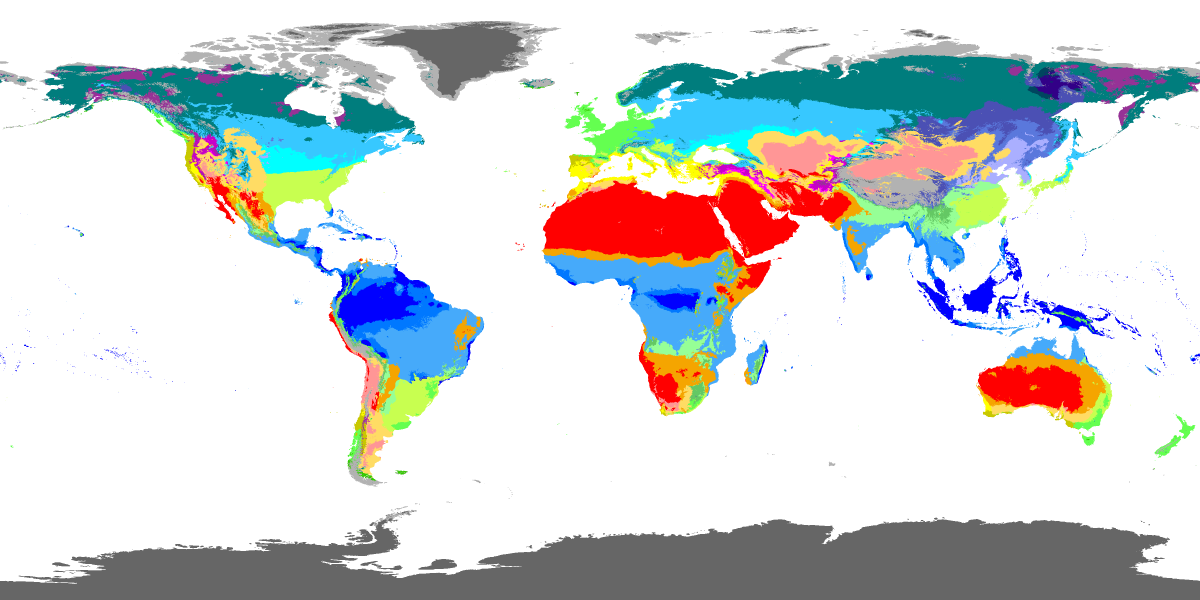
#> input picture tools/geo-cache/koppen_geiger_0p1_1991_2020.tif, 3600 x 1800 px (shown at 1/3 size)
$ python derive_climate.py
#> lines starting #> are read from the running program, lines starting #| are printed output that depends on the picture
"""Derive the climate flags from Koppen-Geiger, without a geospatial stack.

    python tools/derive_climate.py

Five flags come out of one dataset, which is the best ratio in the whole flag list:
arid, monsoon, equatorial, medclimate and boreal. Each is a rule over the fraction of a
country's land falling in particular Koppen classes.

Method. The usual way to do this is a zonal statistic with rasterio and geopandas,
neither of which is installed and both of which are heavy. Instead: read the classified
GeoTIFF with tifffile as a plain array, lay a regular sampling grid over each country's
bounding box, keep the points that fall inside the polygon by ray casting in numpy, and
read the class at those points. That gives class fractions directly.

The approximation is that sampling on a lat/lon grid over-weights high latitudes, since
a degree of longitude is narrower near the poles. Each sample is therefore weighted by
cos(latitude), which is the standard correction and recovers area-proportional fractions
closely enough for a threshold.

Koppen data: Beck et al. 2023, 1 km, CC BY 4.0, from gloh2o.org. Country outlines:
Natural Earth 110m admin-0, public domain.
"""
import io
import json
import os
import re
import sys
import zipfile

import numpy as np

HERE = os.path.dirname(os.path.abspath(__file__))
GEO = os.path.join(HERE, "geo-cache")
# The single grid actually used, extracted from the 130 MB source bundle. Committed at
# 217 KB; the bundle itself is gitignored, both because it is over GitHub's 100 MB file
# limit and because 71 of its 72 GeoTIFFs are future SSP scenarios and resolutions this
# does not read.
KOPPEN_TIF = os.path.join(GEO, "koppen_geiger_0p1_1991_2020.tif")
KOPPEN_ZIP = os.path.join(GEO, "koppen_geiger_tif.zip")
NE = os.path.join(GEO, "ne_110m_admin_0_countries.geojson")
REGIONS = os.path.join(HERE, os.pardir, "data", "regions.js")
SUBREGIONS = os.path.join(HERE, os.pardir, "data", "subregions.js")

# Koppen-Geiger class numbering as published with the V3 maps.
CLASS = {
    1: "Af", 2: "Am", 3: "Aw", 4: "BWh", 5: "BWk", 6: "BSh", 7: "BSk",
    8: "Csa", 9: "Csb", 10: "Csc", 11: "Cwa", 12: "Cwb", 13: "Cwc",
    14: "Cfa", 15: "Cfb", 16: "Cfc", 17: "Dsa", 18: "Dsb", 19: "Dsc", 20: "Dsd",
    21: "Dwa", 22: "Dwb", 23: "Dwc", 24: "Dwd", 25: "Dfa", 26: "Dfb", 27: "Dfc",
    28: "Dfd", 29: "ET", 30: "EF",
}

# Which classes count towards each flag, and how much of a country has to be in them.
#
# `monsoon` is deliberately absent. Koppen cannot express it: a monsoon is a seasonal
# reversal of circulation, not a climate class. The obvious encoding, Am/Aw/Cwa, scores
# 100% for Ghana, 95% for Cuba and 94% for Zambia -- tropical savanna across Africa, the
# Caribbean and South America, none of it monsoon -- while China reads 12%, Pakistan 3%
# and South Korea 18%. It is wrong in both directions at once. Am alone fails the same
# way. The hand assignment encodes real knowledge of the Asian and West African monsoon
# systems that this dataset simply does not carry, so it stands.
RULES = {
    # B is the desert and steppe group. 30% missed the United States at 24%, India 26%
    # and Spain 21%, all of which have large drylands inside larger countries.
    "arid":       (("BWh", "BWk", "BSh", "BSk"), 0.20),
    # Af and Am only. Aw is tropical savanna, which has a marked dry season and so is
    # not the "persistent heat and humidity" this flag describes.
    "equatorial": (("Af", "Am"), 0.25),
    # Cs is Mediterranean by definition, but a national fraction cannot see it: the real
    # Mediterranean regions are small slices of large countries -- California is 4% of
    # the United States, the Western Cape 2% of South Africa. Dropping the threshold to
    # catch them admits Afghanistan, Iran, Iraq and Uzbekistan on mountain Csa fringes,
    # which are not the fire-and-drought archetype at all. 0.15 is chosen for precision
    # instead: at this level there are no false positives, and the countries it misses
    # are misses for a reason worth naming rather than errors worth silencing.
    "medclimate": (("Csa", "Csb", "Csc"), 0.15),
    # Subarctic continental only. Including tundra (ET/EF) pulled in Switzerland at 38%,
    # which is alpine tundra at altitude rather than the boreal-and-permafrost belt the
    # flag means, and Iceland at 92%, which has neither boreal forest nor real permafrost.
    "boreal":     (("Dfc", "Dfd", "Dwc", "Dwd"), 0.15),
}

SAMPLE_STEP = 0.25   # degrees between sample points; ~28 km at the equator
MIN_SAMPLES = 12     # below this a country is too small for the grid to describe


def load_koppen():
    """Return (array, source name) for the 0.1-degree 1991-2020 classification."""
    # PIL rather than tifffile: these GeoTIFFs are LZW-compressed, which tifffile can
    # only decode with the optional imagecodecs package. PIL is built against libtiff
    # here and reads them directly. Neither reads the geotransform, which does not
    # matter -- the grid is a plain equirectangular -180..180 by 90..-90, so pixel
    # coordinates follow from the array shape alone.
    # Read to bytes and hand PIL a BytesIO rather than the path. Opening these
    # LZW-compressed TIFFs by filename hard-crashes the interpreter in this build --
    # no traceback, exit code 9 -- because that route goes through libtiff, while the
    # in-memory route uses PIL's own decoder. The bytes are identical either way.
    from PIL import Image
    if os.path.exists(KOPPEN_TIF):
        with open(KOPPEN_TIF, "rb") as fh:
            arr = np.array(Image.open(io.BytesIO(fh.read())))
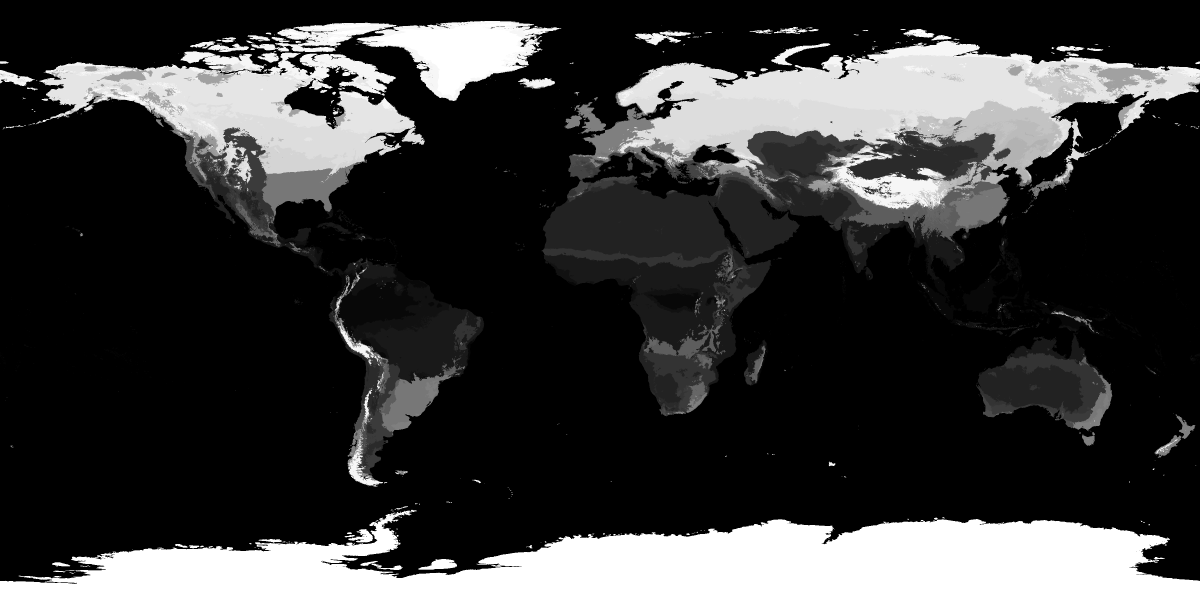
#> arr: shape (1800, 3600) (shown at 1/3 size); min 0, max 30, mean 6.7; drawn with min black and max white
        return arr, os.path.basename(KOPPEN_TIF)
    if not os.path.exists(KOPPEN_ZIP):
        sys.exit(f"missing {KOPPEN_TIF}\n"
                 f"  and no source bundle at {KOPPEN_ZIP}\n"
                 f"  fetch: https://ndownloader.figshare.com/files/61012822 "
                 f"(Beck et al. 2023, CC BY 4.0)")
    with zipfile.ZipFile(KOPPEN_ZIP) as z:
        # 0.1 degree from the 1991-2020 observed period. The bundle also ships 1.0 and
        # 0.5 degree grids, too coarse to describe a small country, and a 1 km grid whose
        # extra detail is wasted on a whole-country fraction. Future SSP scenarios are in
        # here too and are deliberately not used: these flags describe the present.
        want = "1991_2020/koppen_geiger_0p1.tif"
        names = [n for n in z.namelist() if n.endswith(".tif")]
        name = want if want in names else min(
            (n for n in names if "1991_2020" in n),
            key=lambda n: z.getinfo(n).file_size)
        with z.open(name) as fh:
            arr = np.array(Image.open(io.BytesIO(fh.read())))
    if arr.ndim == 3:
        arr = arr[..., 0]
    return arr, name


# [113 lines left out: functions inside, rings_of, fractions, subregion_shapes, hand_assigned, not called in this run]


def main():
    arr, name = load_koppen()
#> name = 'koppen_geiger_0p1_1991_2020.tif'
    print(f"koppen grid {arr.shape} from {os.path.basename(name)}\n")
#| koppen grid (1800, 3600) from koppen_geiger_0p1_1991_2020.tif

#> (the run stopped early here; a loop or call above may not have finished)
